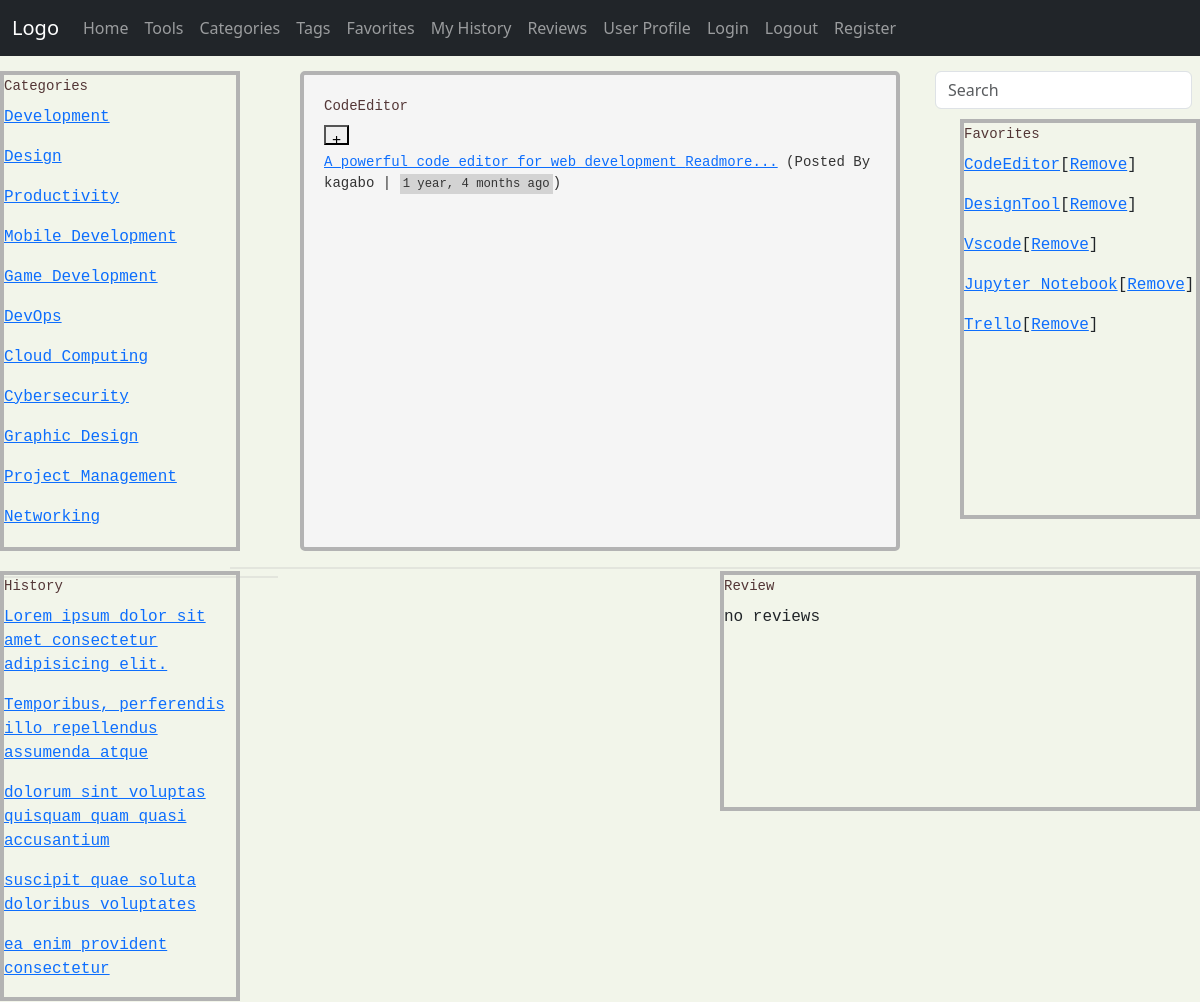
The app's page /tool_detail/1 (signed in) with its own data.
### webtool/models.py (models this page shows, shortened)
class Category(models.Model):
    name = models.CharField(max_length=120, unique=True)

class Tool(models.Model):
    name = models.CharField(max_length=128)
    description = models.TextField()
    category = models.ForeignKey("Category", on_delete=models.SET_NULL, null=True)
    tag = models.ForeignKey("Tag", on_delete=models.SET_NULL, null=True)
    download_link = models.URLField(max_length=200, default='https://www.example.com')
    image = models.ImageField(upload_to='media/images/', null=True, blank=True)
    license = models.CharField(max_length=100)
    owner = models.ForeignKey(User, on_delete=models.SET_NULL, null=True)
    def __str__(self):
        return self.name

class Favorite(models.Model):
    user =  models.ForeignKey(User, on_delete=models.CASCADE)
    tool =  models.ForeignKey(Tool, on_delete=models.CASCADE)

### webtool/views.py (the view)
# urls.py: path('tool_detail/<int:pk>', tool_details, name='tool_detail'),
def tool_details(request, pk):
    tool = get_object_or_404(Tool, id=pk)
    user = request.user
    favorites = Favorite.objects.filter(user=user)
    categories = Category.objects.all()
    reviews = Review.objects.filter(user=user, tool=tool)
    ctx = {'tool': tool, "favorites":favorites, "categories":categories, "reviews":reviews}
    return render(request, 'webtool/toolDetail.html', ctx)

### webtool/templates/webtool/toolDetail.html (shortened to what this page needs)
{% extends 'webtool/base.html' %}
{% block content %}
{% include 'webtool/nav.html' %}
{% if tool %}
<div class="search ">
    <form class="d-flex">
        <input class="form-control me-2" type="text" placeholder="Search">
    </form>
</div>
<div class="divnin">
    <div class="div-category" style="overflow-y: scroll;">
        <h3>Categories</h3>
        {%if categories %}
        {%for category in categories %}
        <p> <a href="">{{category.name}}</a> </p>
        {%endfor%}
        {%endif%}
    </div>
    <div class="div-tool" style="overflow-y: scroll;">
        <h3>{{tool}}</h3>
        <button title="Add To Favolite" style="height: 20px;">+</button>
        <p><a href="">{{tool.description}} Readmore...</a>
            <span>(Posted By {%if tool.owner%}{{tool.owner}} {%else%} N/A{%endif%} |
                <small>1 year, 4 months ago</small>)</span>
        </p>
    </div>
    <div class="div-favolite mt-5" style="overflow-y: scroll;">
        <h3>Favorites</h3>
        {%if favorites %}
        {% for favorite in favorites %}
        <p> <a href="{% url 'tool_detail' favorite.tool.id %}">{{favorite.tool}}</a>[<a href="{% url 'removeFromVavolite' favorite.id %}">Remove</a>] </p>
        {%endfor%}
        {%else%}
        <p>no favorites </p>
        {% endif %}
    </div>
</div>
<div>
    <hr style="width: 278px; position: absolute; left: 0; top: 35em; border: 1px solid rgb(179, 179, 179);">
</div>
<div>
    <hr style="width: 970px; position: absolute; right: 0; top:auto; border: 1px solid rgb(179, 179, 179);">
</div>
<div class="container2">
    <div class="div-history">
        <h3>History</h3>
        <p> <a href="">Lorem ipsum dolor sit amet consectetur adipisicing elit.</a> </p>
        <p> <a href="">Temporibus, perferendis illo repellendus assumenda atque</a> </p>
        <p> <a href="">dolorum sint voluptas quisquam quam quasi accusantium</a> </p>
        <p><a href="">suscipit quae soluta doloribus voluptates</a> </p>
        <p> <a href="">ea enim provident consectetur</a> </p>
    </div>
    <div class="div-review" style="overflow: scroll;">
        <h3>Review </h3>
        {%if reviews %}
        {%for review in reviews%}
        <p> <a href=""><span class="reviewer-name">{{review.user}}</span> reviewed your tool <span
                    class="tool-name">{{review.tool}}</span> and gave it a <span class="rating">{{review.rating}}-star
                    rating</span></a></p>
        {%endfor%}
        {%else%}
        <p>no reviews</p>
        {%endif%}
    </div>
</div>
{% else %}
<p>No tools </p>
{%endif%}
{% endblock content %}

### webtool/static/css/style.css (style rules this page uses)
.divnin { width: 100%; height: auto; margin-top: 10px; display: flex; justify-content: space-between; }
.div-category { width: 20%; height: 30em; border: 4px solid rgb(179, 179, 179); }
.div-tool { width: 50%; height: auto; border: 4px solid rgb(179, 179, 179); background-color: #f5f5f5; padding: 20px; border-radius: 5px; }
.div-tool p { font-size: 14px; line-height: 1.5; color: #333; }
.div-favolite { width: 20%; height: 25em; border: 4px solid rgb(179, 179, 179); margin-top: 35px; position: relative; top: auto; }
.search { position: absolute; right: 0; z-index: 1; }
.div-history { width: 20%; height: auto; border: 4px solid rgb(179, 179, 179); }
.div-review { width: 40%; height: 15em; border: 4px solid rgb(179, 179, 179); }
.container2 { margin-top: 20px; display: flex; justify-content: space-between; }
h3 { color: rgb(83, 54, 54); font-family: monospace; font-size: 14px; line-height: 22px; }
p { font-family: monospace; }
small { background-color: lightgray; padding: 3px; }

### records on screen
Category: name "Development"
Category: name "Design"
Category: name "Productivity"
Category: name "Mobile Development"
Category: name "Game Development"
Category: name "DevOps"
Category: name "Cloud Computing"
Category: name "Cybersecurity"
Category: name "Graphic Design"
Category: name "Project Management"
Category: name "Networking"
Tool: name "CodeEditor", description "A powerful code editor for web development", owner "kagabo"
Favorite: tool "CodeEditor"
Favorite: tool "DesignTool"
Favorite: tool "Vscode"
Favorite: tool "Jupyter Notebook"
Favorite: tool "Trello"
